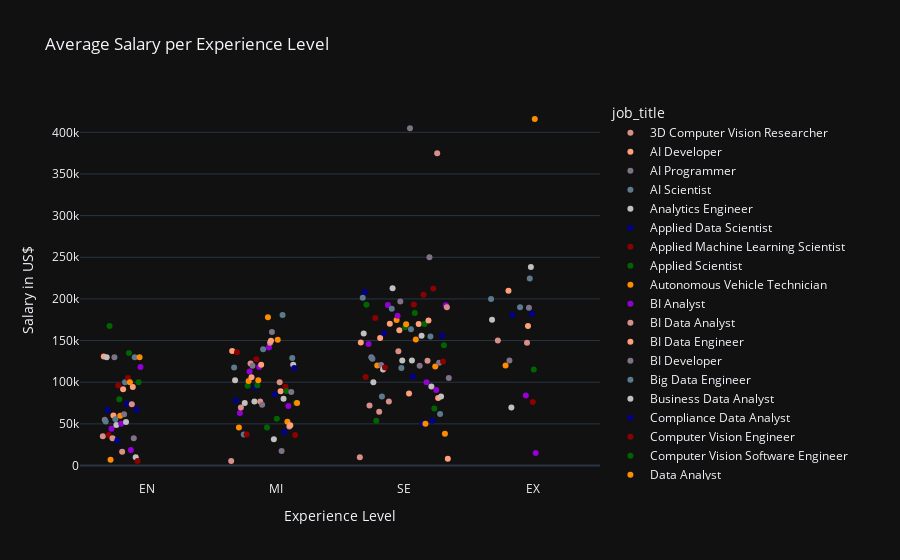

The code cell stored with this chart in its notebook:
### Code cell
average_salary_per_experience = df.groupby(["experience_level", "job_title"])["salary_in_usd"].mean().reset_index()

fig=px.strip(average_salary_per_experience,x="experience_level", y="salary_in_usd", color="job_title", title="Average Salary per Experience Level",
             template="plotly_dark", color_discrete_sequence=['#d78f88', 'lightsalmon', '#7f7287', '#5b7a8e', 'silver', 'darkblue', 'darkred', 'darkgreen', 'darkorange', 'darkviolet'])
fig.update_xaxes(title_text="Experience Level")
fig.update_yaxes(title_text="Salary in US$")
fig
